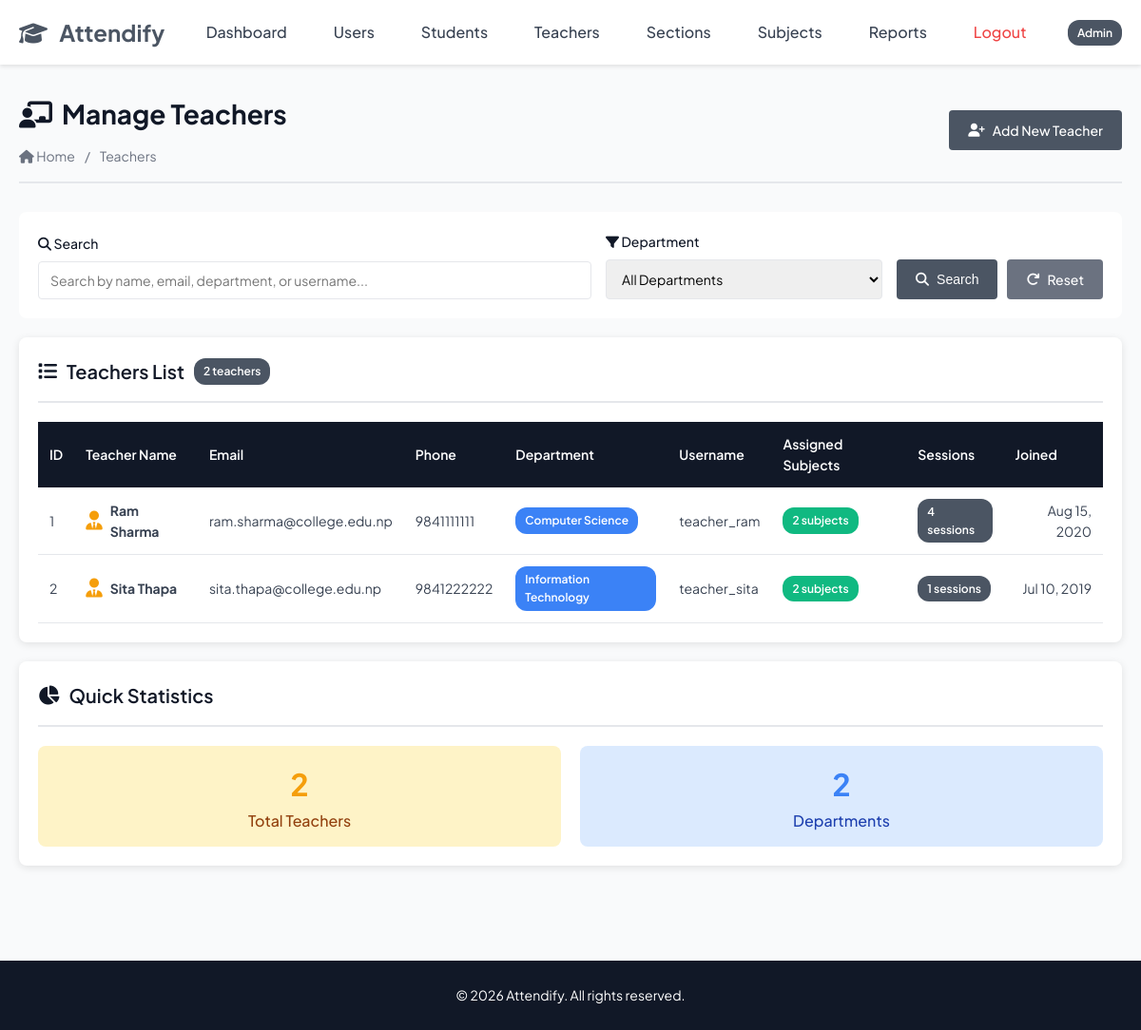
Page /admin/list_teachers.php (signed in) on the committed database.
### tables this page shows
CREATE TABLE `teachers` (
  `teacher_id` int(11) NOT NULL AUTO_INCREMENT,
  `user_id` int(11) NOT NULL,
  `first_name` varchar(50) NOT NULL,
  `last_name` varchar(50) NOT NULL,
  `email` varchar(100) DEFAULT NULL,
  `phone` varchar(15) DEFAULT NULL,
  `department` varchar(100) DEFAULT NULL,
  `joining_date` date DEFAULT NULL,
  PRIMARY KEY (`teacher_id`),
  UNIQUE KEY `email` (`email`),
  KEY `user_id` (`user_id`),
  KEY `idx_teacher_name` (`first_name`,`last_name`),
  KEY `idx_department` (`department`),
  CONSTRAINT `teachers_ibfk_1` FOREIGN KEY (`user_id`) REFERENCES `users` (`user_id`) ON DELETE CASCADE ON UPDATE CASCADE
);

CREATE TABLE `users` (
  `user_id` int(11) NOT NULL AUTO_INCREMENT,
  `username` varchar(50) NOT NULL,
  `password_hash` varchar(255) NOT NULL,
  `user_type` enum('admin','teacher','student') NOT NULL,
  `created_at` datetime DEFAULT current_timestamp(),
  `last_login` datetime DEFAULT NULL,
  `is_active` tinyint(1) DEFAULT 1,
  PRIMARY KEY (`user_id`),
  UNIQUE KEY `username` (`username`),
  KEY `idx_username` (`username`),
  KEY `idx_user_type` (`user_type`)
);

### config.php (called while the page is built, shortened)
<?php
function formatDate($date) {
    return date('M d, Y', strtotime($date));
}
function e($string) {
    return htmlspecialchars($string, ENT_QUOTES, 'UTF-8');
}
function get($key, $default = '') {
    return isset($_GET[$key]) ? $_GET[$key] : $default;
}
?>

### admin/list_teachers.php (the view, shortened to what this page needs)
<?php
require_once '../config.php';
$search = get('search', '');
$sql = "SELECT
    t.teacher_id,
    t.user_id,
    t.first_name,
    t.last_name,
    t.email,
    t.phone,
    t.department,
    t.joining_date,
    u.username,
    u.is_active,
    COUNT(DISTINCT ss.section_subject_id) as assigned_subjects,
    COUNT(DISTINCT ats.session_id) as total_sessions
FROM TEACHERS t
JOIN USERS u ON t.user_id = u.user_id
LEFT JOIN SECTION_SUBJECTS ss ON t.teacher_id = ss.teacher_id
LEFT JOIN ATTENDANCE_SESSIONS ats ON t.teacher_id = ats.teacher_id
WHERE 1=1";
$sql .= " GROUP BY t.teacher_id ORDER BY t.joining_date DESC, t.last_name ASC";
$stmt = $conn->prepare($sql);
$stmt->execute();
$result = $stmt->get_result();
include '../includes/header.php';
?>
<div class="page-header">
    <div>
        <h1><i class="fas fa-chalkboard-teacher"></i> Manage Teachers</h1>
        <div class="breadcrumb">
            <a href="dashboard.php"><i class="fas fa-home"></i> Home</a>
            <span>/</span>
            <span>Teachers</span>
        </div>
    </div>
    <div>
        <a href="add_user.php" class="btn btn-primary">
            <i class="fas fa-user-plus"></i> Add New Teacher
        </a>
    </div>
</div>
<div class="search-filter-section">
    <form method="GET" action="" style="display: flex; gap: 15px; width: 100%; align-items: end; flex-wrap: wrap;">
        <div class="form-group" style="flex: 2; margin-bottom: 0; min-width: 250px;">
            <label for="search"><i class="fas fa-search"></i> Search</label>
            <input
                type="text"
                id="search"
                name="search"
                placeholder="Search by name, email, department, or username..."
                value="<?php echo htmlspecialchars($search); ?>"
            >
        </div>
        <div class="form-group" style="flex: 1; margin-bottom: 0; min-width: 200px;">
            <label for="filter_department"><i class="fas fa-filter"></i> Department</label>
            <select id="filter_department" name="filter_department">
                <option value="">All Departments</option>
            </select>
        </div>
        <div style="display: flex; gap: 10px;">
            <button type="submit" class="btn btn-primary">
                <i class="fas fa-search"></i> Search
            </button>
            <a href="list_teacher.php" class="btn btn-secondary">
                <i class="fas fa-redo"></i> Reset
            </a>
        </div>
    </form>
</div>
<div class="card">
    <div class="card-header">
        <h2 class="card-title">
            <i class="fas fa-list"></i> Teachers List
            <span class="badge badge-primary"><?php echo $result->num_rows; ?> teachers</span>
        </h2>
    </div>
    <div class="card-body">
        <?php if ($result->num_rows > 0): ?>
            <div class="table-responsive">
                <table>
                    <thead>
                        <tr>
                            <th>ID</th>
                            <th>Teacher Name</th>
                            <th>Email</th>
                            <th>Phone</th>
                            <th>Department</th>
                            <th>Username</th>
                            <th>Assigned Subjects</th>
                            <th>Sessions</th>
                            <th>Joined</th>
                        </tr>
                    </thead>
                    <tbody>
                        <?php while ($teacher = $result->fetch_assoc()): ?>
                            <tr>
                                <td><?php echo $teacher['teacher_id']; ?></td>
                                <td>
                                    <div style="display: flex; align-items: center; gap: 8px;">
                                        <i class="fas fa-user-tie" style="color: #f59e0b; font-size: 20px;"></i>
                                        <strong><?php echo e($teacher['first_name'] . ' ' . $teacher['last_name']); ?></strong>
                                    </div>
                                </td>
                                <td><?php echo $teacher['email'] ? e($teacher['email']) : '<span class="text-muted">N/A</span>'; ?></td>
                                <td><?php echo $teacher['phone'] ? e($teacher['phone']) : '<span class="text-muted">N/A</span>'; ?></td>
                                <td>
                                    <?php if ($teacher['department']): ?>
                                        <span class="badge badge-info"><?php echo e($teacher['department']); ?></span>
                                    <?php else: ?>
                                        <span class="text-muted">N/A</span>
                                    <?php endif; ?>
                                </td>
                                <td><?php echo e($teacher['username']); ?></td>
                                <td>
                                    <span class="badge badge-success"><?php echo $teacher['assigned_subjects']; ?> subjects</span>
                                </td>
                                <td>
                                    <span class="badge badge-primary"><?php echo $teacher['total_sessions']; ?> sessions</span>
                                </td>
                                <td><?php echo formatDate($teacher['joining_date']); ?></td>
                            </tr>
                        <?php endwhile; ?>
                    </tbody>
                </table>
            </div>
        <?php endif; ?>
    </div>
</div>
<?php
$stats_sql = "SELECT
    COUNT(*) as total,
    COUNT(DISTINCT department) as departments
FROM TEACHERS";
$stats_result = $conn->query($stats_sql);
$stats = $stats_result->fetch_assoc();
?>
<div class="card" style="margin-top: 20px;">
    <div class="card-header">
        <h2 class="card-title"><i class="fas fa-chart-pie"></i> Quick Statistics</h2>
    </div>
    <div class="card-body">
        <div style="display: grid; grid-template-columns: repeat(auto-fit, minmax(200px, 1fr)); gap: 20px;">
            <div style="text-align: center; padding: 15px; background-color: #fef3c7; border-radius: 8px;">
                <div style="font-size: 32px; font-weight: bold; color: #f59e0b;"><?php echo $stats['total']; ?></div>
                <div style="color: #92400e; font-weight: 500;">Total Teachers</div>
            </div>
            <div style="text-align: center; padding: 15px; background-color: #dbeafe; border-radius: 8px;">
                <div style="font-size: 32px; font-weight: bold; color: #3b82f6;"><?php echo $stats['departments']; ?></div>
                <div style="color: #1e40af; font-weight: 500;">Departments</div>
            </div>
        </div>
    </div>
</div>
<?php
include '../includes/footer.php';
?>

### css/styles.css (style rules this page uses)
* { margin: 0; padding: 0; box-sizing: border-box; }
:root { --primary-color: #4b5563; --secondary-color: #6366f1; --danger-color: #ef4444; --warning-color: #f59e0b; --info-color: #3b82f6; --dark-color: #111827; --light-color: #f9fafb; --white-color: #ffffff; --border-color: #e5e7eb; --text-color: #374151; --text-muted: #6b7280; --success-color: #10b981; }
body { font-family: 'Plus Jakarta Sans', sans-serif; font-size: 16px; line-height: 1.6; color: var(--text-color); background-color: var(--light-color); }
a { text-decoration: none; color: var(--primary-color); transition: color 0.3s ease; }
.card { background-color: var(--white-color); border-radius: 8px; box-shadow: 0 2px 8px rgba(0, 0, 0, 0.1); padding: 20px; margin-bottom: 20px; }
.card-header { border-bottom: 2px solid var(--border-color); padding-bottom: 15px; margin-bottom: 20px; }
.card-title { font-size: 20px; font-weight: 600; color: var(--dark-color); display: flex; align-items: center; gap: 10px; }
.card-body { padding: 0; }
.table-responsive { overflow-x: auto; margin-top: 20px; }
table { width: 100%; border-collapse: collapse; background-color: var(--white-color); }
table thead { background-color: var(--dark-color); color: var(--white-color); }
table thead th { padding: 12px; text-align: left; font-weight: 600; font-size: 14px; }
table tbody tr { border-bottom: 1px solid var(--border-color); transition: background-color 0.2s ease; }
table tbody td { padding: 12px; font-size: 14px; }
table tbody td:last-child { text-align: right; }
.form-group { margin-bottom: 20px; }
label { display: block; margin-bottom: 8px; font-weight: 500; color: var(--dark-color); font-size: 14px; }
input[type="text"], input[type="email"], input[type="password"], input[type="number"], input[type="date"], input[type="time"], input[type="tel"], select, textarea { width: 100%; padding: 10px 12px; border: 1px solid var(--border-color); border-radius: 4px; font-size: 14px; font-family: inherit; transition: all 0.3s ease; }
.btn { display: inline-flex; align-items: center; gap: 8px; padding: 10px 20px; border: none; border-radius: 4px; font-size: 14px; font-weight: 500; cursor: pointer; text-decoration: none; }
.btn-primary { background-color: var(--primary-color); color: var(--white-color); }
.btn-secondary { background-color: #6b7280; color: var(--white-color); }
.badge { display: inline-block; padding: 4px 10px; font-size: 12px; font-weight: 600; border-radius: 12px; color: var(--white-color); }
.badge-primary { background-color: var(--primary-color); }
.badge-success { background-color: var(--success-color); }
.badge-info { background-color: var(--info-color); }
.search-filter-section { background-color: var(--white-color); padding: 20px; border-radius: 8px; margin-bottom: 20px; display: flex; gap: 15px; flex-wrap: wrap; align-items: end; }
.search-filter-section .form-group { margin-bottom: 0; flex: 1; min-width: 200px; }
.page-header { display: flex; justify-content: space-between; align-items: center; margin-bottom: 30px; padding-bottom: 15px; border-bottom: 2px solid var(--border-color); }
.page-header h1 { font-size: 28px; color: var(--dark-color); display: flex; align-items: center; gap: 10px; }
.breadcrumb { display: flex; gap: 10px; align-items: center; font-size: 14px; color: var(--text-muted); margin-top: 10px; }
.breadcrumb a { color: var(--text-muted); }

### rows in the picture
teachers: teacher_id "1", first_name+last_name "Ram Sharma", email "ram.sharma@college.edu.np", phone "9841111111", department "Computer Science", user.username "teacher_ram", assigned_subjects "2", total_sessions "4", joining_date "Aug 15, 2020"
teachers: teacher_id "2", first_name+last_name "Sita Thapa", email "sita.thapa@college.edu.np", phone "9841222222", department "Information Technology", user.username "teacher_sita", assigned_subjects "2", total_sessions "1", joining_date "Jul 10, 2019"

### other values in the picture
$_SESSION['user_type'] "Admin"
$result->num_rows "2"
$stats['total'] "2"
$stats['departments'] "2"
